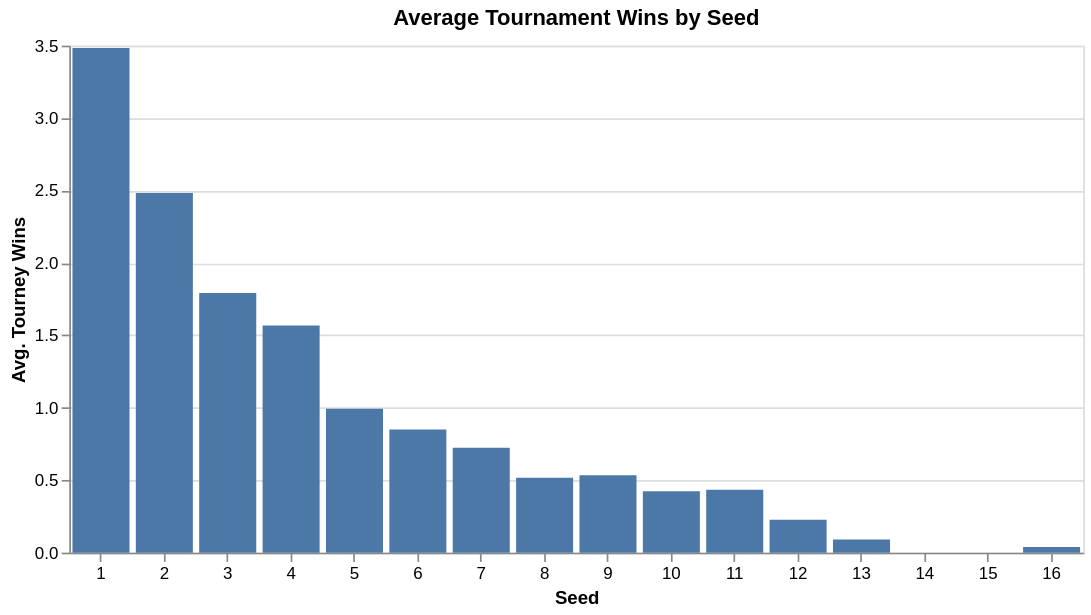

Notebook source saved alongside this figure:
### Code cell
avg_per_seed = marchmadness.groupby(by="seed")["tourney_wins"].mean().reset_index()

alt.Chart(avg_per_seed).mark_bar().encode(
    x=alt.X("seed:O").title("Seed").axis(alt.Axis(labelAngle=0)),
    y=alt.Y("tourney_wins").title("Avg. Tourney Wins"),
).properties(title="Average Tournament Wins by Seed", width=600)

### Figure 1 — Vega-Lite specification as saved in the notebook (floating-point values rounded to 4 significant figures)
{"config": {"view": {"continuousWidth": 300, "continuousHeight": 300}}, "data": {"name": "data-2845c5cfa400f63edbd63f6a8dbaee2c"}, "mark": {"type": "bar"}, "encoding": {"x": {"axis": {"labelAngle": 0}, "field": "seed", "title": "Seed", "type": "ordinal"}, "y": {"field": "tourney_wins", "title": "Avg. Tourney Wins", "type": "quantitative"}}, "title": "Average Tournament Wins by Seed", "width": 600, "$schema": "https://vega.github.io/schema/vega-lite/v5.20.1.json", "datasets": {"data-2845c5cfa400f63edbd63f6a8dbaee2c": [{"seed": 1, "tourney_wins": 3.483}, {"seed": 2, "tourney_wins": 2.483}, {"seed": 3, "tourney_wins": 1.792}, {"seed": 4, "tourney_wins": 1.568}, {"seed": 5, "tourney_wins": 0.9933}, {"seed": 6, "tourney_wins": 0.8503}, {"seed": 7, "tourney_wins": 0.7248}, {"seed": 8, "tourney_wins": 0.5177}, {"seed": 9, "tourney_wins": 0.5344}, {"seed": 10, "tourney_wins": 0.4242}, {"seed": 11, "tourney_wins": 0.4333}, {"seed": 12, "tourney_wins": 0.2276}, {"seed": 13, "tourney_wins": 0.09091}, {"seed": 14, "tourney_wins": 0.0}, {"seed": 15, "tourney_wins": 0.0}, {"seed": 16, "tourney_wins": 0.0396}]}}
